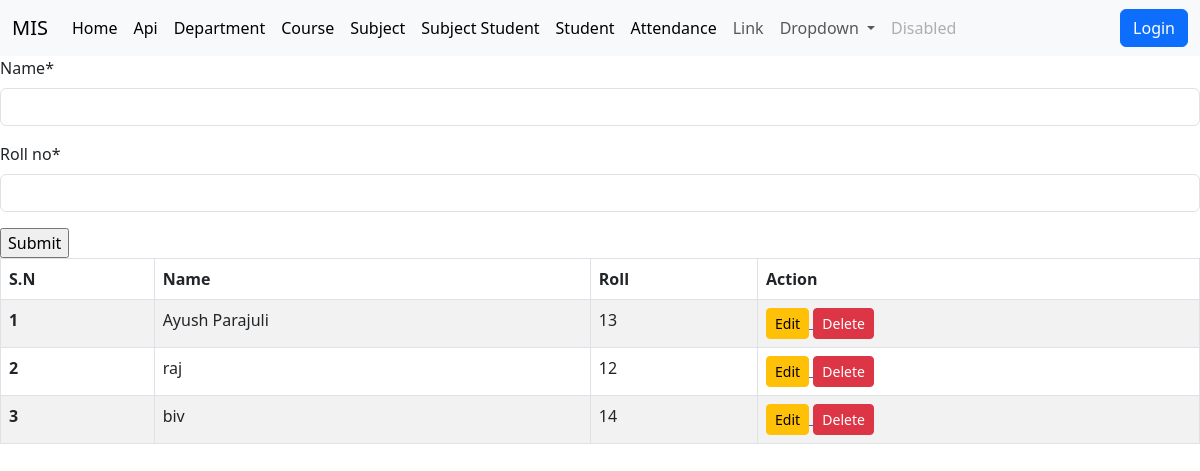
Page /student on the committed database.
### api/models.py (models this page shows, shortened)
class Student(models.Model):
    name=models.CharField(max_length=100)
    roll_no=models.CharField(max_length=50,unique=True)

### Home/views.py (the view, shortened to what this page needs)
# urls.py: path('student', views.student,name='student'),
def student(request):
    context ={}
    all_students=Student.objects.all()
    context={
        'studentform':StudentForm(),
        'all_students':all_students,
    }
    return render(request, "student.html", context)

### Home/forms.py
class StudentForm(forms.ModelForm):
    class Meta:
        model = api.Student
        fields = "__all__"

### templates/student.html (shortened to what this page needs)
{% extends 'base.html' %}
{%load crispy_forms_tags %}
{% block body %}
<form action = "" method = "post">
    {{studentform |crispy }}
    <input type="submit" value="Submit">
</form>
<div>
<table class="table table-striped table-hover table-bordered">
    <thead>
      <tr>
        <th scope="col">S.N</th>
        <th scope="col">Name</th>
        <th scope="col">Roll</th>
        <th scope="col">Action</th>
      </tr>
    </thead>
    <tbody>
        {% for as in all_students %}
        <tr>
        <th scope="row">{{forloop.counter}}</th>
        <td>{{as.name}}</td>
        <td>{{as.roll_no}}</td>
        <td>
            <a href="student_update/{{as.id}}">
              <button type="button" class="btn btn-sm btn-warning">Edit</button>
          </a>
            <a href="student_delete/{{as.id}}">
                <button type="button" class="btn btn-sm btn-danger">Delete</button>
            </a>
        </td>
        </tr>
        {% endfor %}
    </tbody>
  </table>
</div>
{% endblock body %}

### rows in the picture
Student: name "Ayush Parajuli", roll_no "13"
Student: name "raj", roll_no "12"
Student: name "biv", roll_no "14"
